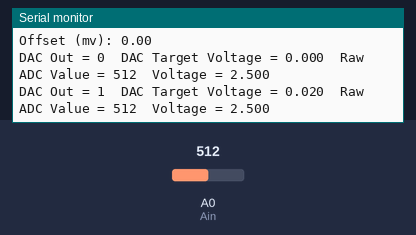
Recording of a sketch running on a simulated Arduino Uno, built with avr-gcc and run on an emulated ATmega328P. Parts: the last lines printed to the serial monitor. Wiring (inferred from the names in the program): PCF8591 converter at I2C address 0x48. The inputs (shaded band) are chosen by the test bench; at power-on: A0 (Ain) = 512.

Above: at 1.3 s.
1.4 s: A0 (Ain) set to 716
At 1.9 s:
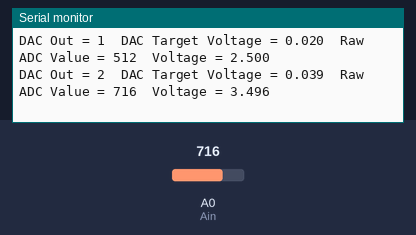
2.9 s: A0 (Ain) set to 900
At 3.5 s:
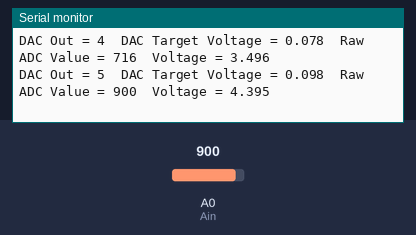
Timing chart, 0 to 5.9 s (numbered marks = the images above; inputs shaded):
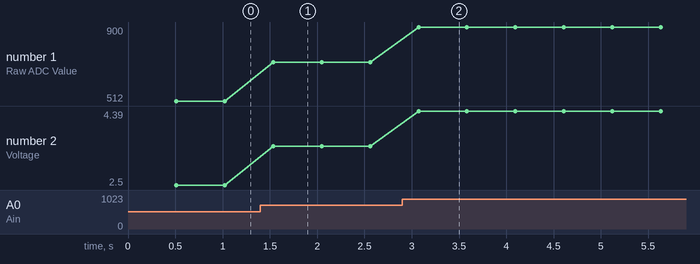

The sketch:

_15_arduSerie_sketch_02_PCF8591_Calibration.ino
```cpp
// (licence header left out)
#include "Wire.h"

//Bit shift of the bus address as Arduino sends 7-bit addresses but the PCF8591 wants an 8-bit,
//so we must shift the byte over by one bit:
//  (>>1)   10010000 --->  0x90
//  [0]  --> \\\\\\\\  -->   [0]
//           01001000[]  ->   0x48 -> (pins 5,6,and 7 on GND on PCF8591P)
//Choose the correct addresses pinout of your PCF8591 connection;
//list of 8 options:

#define PCF8591 (0x90>> 1)                        //hex 48; decimal 72; binary 1001[000] - I2C bus address
//#define PCF8591 (0x92>> 1)                        //hex 49; decimal 73; binary 1001[001] - I2C bus address
//#define PCF8591 (0x94>> 1)                        //hex 4A; decimal 74; binary 1001[010] - I2C bus address
//#define PCF8591 (0x96>> 1)                        //hex 4B; decimal 75; binary 1001[011] - I2C bus address
//#define PCF8591 (0x98>> 1)                        //hex 4C; decimal 76; binary 1001[100] - I2C bus address
//#define PCF8591 (0x9A>> 1)                        //hex 4D; decimal 77; binary 1001[101] - I2C bus address
//#define PCF8591 (0x9C>> 1)                        //hex 4E; decimal 78; binary 1001[110] - I2C bus address
//#define PCF8591 (0x9F>> 1)                        //hex 4F; decimal 79; binary 1001[11]1 - I2C bus address

int Ain = 0;

int RawValue0 = 0;
int DACout = 0;
float DACoutVolt = 0.0;
float Voltage = 0.0;
float Offset = 0.0;

void setup()
{
  Wire.begin();
  Serial.begin(9600);

  //***** Calibration Procedure ******
  Wire.beginTransmission(PCF8591);
  Wire.write(0x40);                                 // sets the PCF8591 into a DA mode
  Wire.write(128);                                  // sets the output to mid scale
  Wire.endTransmission();
  delay(10);
  DACoutVolt = (128.0 * 5.0) / 256.0;
  RawValue0 = analogRead(Ain);
  Voltage = (RawValue0 * 5.0 ) / 1024.0;
  Offset = DACoutVolt - Voltage;
  //***** Calculated Offset Value *****

  Serial.print("Offset (mv): ");
  Serial.println(Offset*1000);
}
void loop()
{
  for (int i = 0; i < 256; i++)
  {
    Wire.beginTransmission(PCF8591);
    Wire.write(0x40);                               // sets the PCF8591 into a DA mode
    Wire.write(i);                                  // sets the outputn
    Wire.endTransmission();

    delay(500);

    DACout = i;
    RawValue0 = analogRead(Ain);                    // Obtain the corresponding analog number
    Voltage = (RawValue0 * 5.0 ) / 1024.0;          // Convert to voltage Arduino's 10-bit resolution - Vref: 5v
    DACoutVolt = ((DACout * 5.0) / 256.0) - Offset; // Convert to voltage PCF8591P's 8-bit resolution offsetting calculated value

    if ( DACoutVolt < 0.0) {                        // Because the math could give us something less than zero
      DACoutVolt = 0.0;                             // we need to set it to zero if it is.
    }

    Serial.print("DAC Out = ");
    Serial.print(DACout);                           // Convert to voltage PCF8591P's 8-bit resolution
    Serial.print("\tDAC Target Voltage = ");
    Serial.print(DACoutVolt, 3);                    // Set mumber for PCF8591P output (counting 0-255)
    Serial.print("\tRaw ADC Value = ");
    Serial.print(RawValue0);                        // Received Arduino raw number
    Serial.print("\tVoltage = ");
    Serial.println(Voltage, 3);                     // Calculated PCF8591P chip output voltage
    //Output sample: please, compare with no-calibrated one.
    //..
    //DAC Out =  59  DAC Target Voltage = 1.104  Raw ADC Value = 227   Voltage = 1.108  -->  Diff:   4 mv
    //...
    //DAC Out = 255  DAC Target Voltage = 4.951  Raw ADC Value = 1013  Voltage = 4.946 -->   Diff:   5 mv

  }
}
```

Measured:
- after the input at 1.4 s, the serial monitor: prints a new line after 0.14 s (image 1)
- after the input at 2.9 s, the serial monitor: prints a new line after 0.17 s (image 2)
- plotted number 1: 512 → 716 after the input at 1.4 s, 716 → 900 after the input at 2.9 s
- plotted number 2: 2.5 → 3.5 after the input at 1.4 s, 3.5 → 4.39 after the input at 2.9 s
